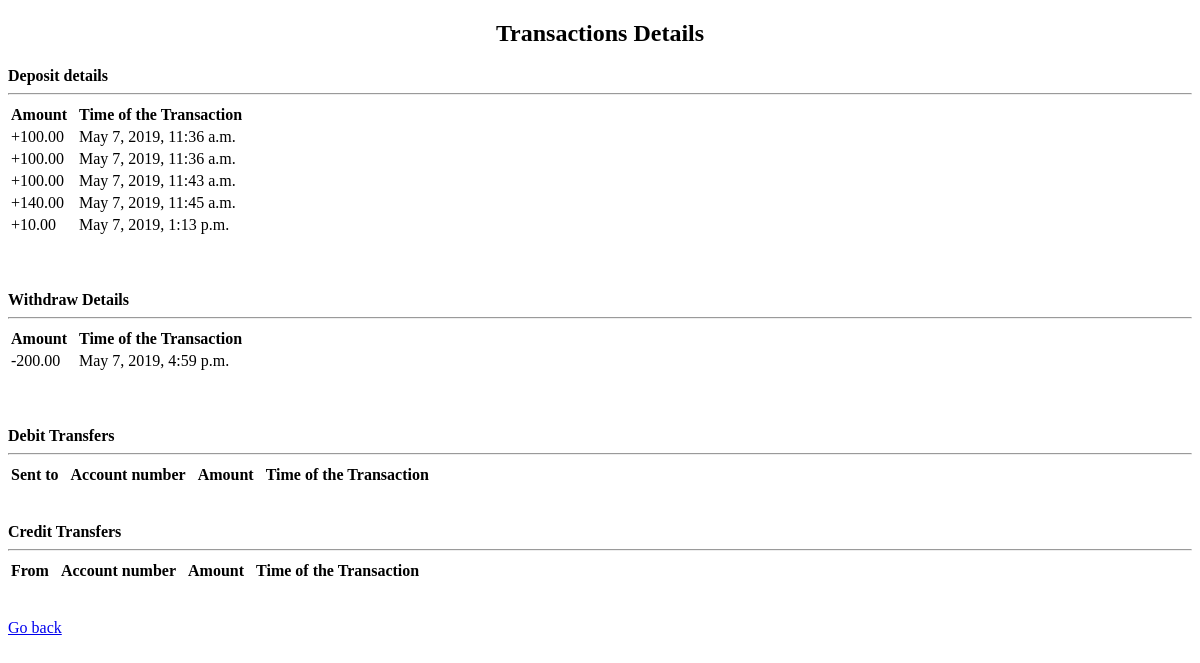
Before: /TransactionDetails/ (signed in) with the older database file.
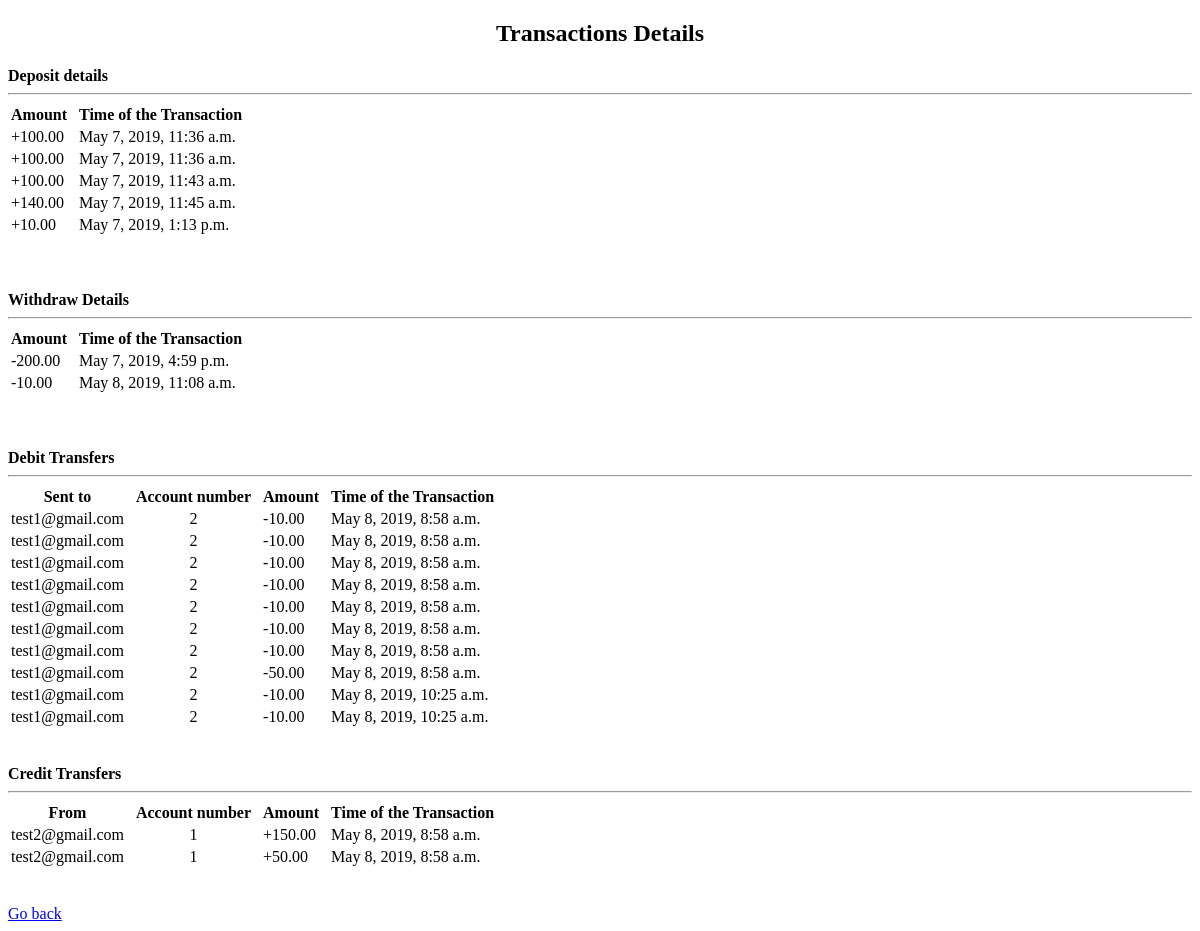
After: the same page with the newer database file.
### DW/models.py (models this page shows, shortened)
class Deposit(models.Model):
    user = models.ForeignKey(
        User,
        related_name='deposits',
        on_delete=models.CASCADE,
    )
    amount = models.DecimalField(
        decimal_places=2,
        max_digits=12,
        validators=[
            MinValueValidator(Decimal('10.00'))
        ]
    )
    timestamp   = models.DateTimeField(auto_now_add=True)

class Withdraw(models.Model):
    user = models.ForeignKey(
        User,
        related_name='withdraw',
        on_delete=models.CASCADE,
    )
    amount = models.DecimalField(
        decimal_places=2,
        max_digits=12,
        validators=[
            MinValueValidator(Decimal('10.00'))
        ]
    )
    timestamp   = models.DateTimeField(auto_now_add=True)

class Transfer(models.Model):
    user = models.ForeignKey(
        User,
        related_name='Transfer',
        on_delete=models.CASCADE,
    )
    sender_id=models.IntegerField()
    amount = models.DecimalField(
        decimal_places=2,
        max_digits=12,
        validators=[
            MinValueValidator(Decimal('10.00'))
        ]
    )
    timestamp   = models.DateTimeField(auto_now_add=True, blank=True, null=True)

### users/models.py (models this page shows)
class CustomUser(AbstractBaseUser, PermissionsMixin):
    account_id     =  models.AutoField(auto_created=True, primary_key=True)
    email          =  models.EmailField(unique=True)
    full_name      =  models.CharField(max_length=20)
    mobile_no      =  models.IntegerField(blank=False)
    date_joined    =  models.DateTimeField(default=timezone.now)
    balance        =  models.IntegerField(default=0)
    is_staff = models.BooleanField(default=False)
    is_active = models.BooleanField(default=True)
    date_of_birth  =  models.DateTimeField(blank=False, default=timezone.now)
    location = (
        ('B', 'Banglore'),
        ('P', 'Pune'),
        ('H', 'Hyderabad'),
        ('D', 'Delhi'),
        ('G', 'Gurugaon'),
    )
    loc = models.CharField(max_length=1, choices=location)
    USERNAME_FIELD = 'email'
    REQUIRED_FIELDS = []
    objects = CustomUserManager()
    def __str__(self):
        return self.email

### trans/views.py (the view)
# urls.py: path('TransactionDetails/', trans),
def trans(request):
    user = request.user
    dep_obj  = Deposit.objects.filter(user=user)
    with_obj = Withdraw.objects.filter(user=user)
    Td_obj   = Transfer.objects.filter(user=user)
    Tc_obj   = Transfer.objects.filter(sender_id=user.account_id)
    context={
        'dep_obj':dep_obj,
        'with_obj':with_obj,
        'Td_obj':Td_obj,
        'Tc_obj':Tc_obj,
    }
    return render(request,'Trans/trans.htm', context)

### templates/Trans/trans.htm (shortened to what this page needs)
<!DOCTYPE html>
<html>
<head>
</head>
<body>
    <h2 align="center">Transactions Details</h2>
    <b>Deposit details</b><hr>
    <table>
        <tr>
          <th>Amount</th>
          <th> &nbsp;</th>
          <th>Time of the Transaction</th>
        </tr>
        {% for i in dep_obj %}
            <tr>
                <td>+{{i.amount}}</td>
                <td> &nbsp;</td>
                <td>{{i.timestamp}}</td>
            </tr>
        {% endfor %}
    </table>
    <br>
    <br>
    <br>
    <b>Withdraw Details</b><hr>
    <table>
        <tr>
          <th>Amount</th>
          <th> &nbsp;</th>
          <th>Time of the Transaction</th>
        </tr>
        {% for i in with_obj %}
            <tr>
                <td>-{{i.amount}}</td>
                <td> &nbsp;</td>
                <td>{{i.timestamp}}</td>
            </tr>
        {% endfor %}
    </table>
    <br>
    <br>
    <br>
    <b>Debit Transfers</b><hr>
    <table>
        <tr>
          <th>Sent to</th>
          <th> &nbsp;</th>
          <th>Account number</th>
          <th> &nbsp;</th>
          <th>Amount</th>
          <th> &nbsp;</th>
          <th>Time of the Transaction</th>
        </tr>
        {% for i in Td_obj %}
            <tr>
                <td>{{i.user}}</td>
                <td> &nbsp;</td>
                <td align="center">{{i.sender_id}}</td>
                <td> &nbsp;</td>
                <td>-{{i.amount}}</td>
                <td> &nbsp;</td>
                <td>{{i.timestamp}}</td>
            </tr>
        {% endfor %}
    </table>
    <br>
    <br>
    <b>Credit Transfers</b><hr>
    <table>
        <tr>
          <th>From</th>
          <th> &nbsp;</th>
          <th>Account number</th>
          <th> &nbsp;</th>
          <th>Amount</th>
          <th> &nbsp;</th>
          <th>Time of the Transaction</th>
        </tr>
        {% for i in Tc_obj %}
            <tr>
                <td>{{i.user}}</td>
                <td> &nbsp;</td>
                <td align="center">{{i.sender_id}}</td>
                <td> &nbsp;</td>
                <td>+{{i.amount}}</td>
                <td> &nbsp;</td>
                <td>{{i.timestamp}}</td>
            </tr>
        {% endfor %}
    </table>
    <br>
    <br>
    <a href="/">Go back</a>
</body>
</html>

Changed rows visible on the page:
added Withdraw: amount "10.00", timestamp "May 8, 2019, 11:08 a.m."
added Transfer: user "test1@gmail.com", sender_id "2", amount "10.00", timestamp "May 8, 2019, 8:58 a.m."
added Transfer: user "test1@gmail.com", sender_id "2", amount "10.00", timestamp "May 8, 2019, 8:58 a.m."
added Transfer: user "test1@gmail.com", sender_id "2", amount "10.00", timestamp "May 8, 2019, 8:58 a.m."
added Transfer: user "test1@gmail.com", sender_id "2", amount "10.00", timestamp "May 8, 2019, 8:58 a.m."
added Transfer: user "test1@gmail.com", sender_id "2", amount "10.00", timestamp "May 8, 2019, 8:58 a.m."
added Transfer: user "test1@gmail.com", sender_id "2", amount "10.00", timestamp "May 8, 2019, 8:58 a.m."
added Transfer: user "test1@gmail.com", sender_id "2", amount "10.00", timestamp "May 8, 2019, 8:58 a.m."
added Transfer: user "test1@gmail.com", sender_id "2", amount "50.00", timestamp "May 8, 2019, 8:58 a.m."
added Transfer: user "test1@gmail.com", sender_id "2", amount "10.00", timestamp "May 8, 2019, 10:25 a.m."
added Transfer: user "test1@gmail.com", sender_id "2", amount "10.00", timestamp "May 8, 2019, 10:25 a.m."
added Transfer: user "test2@gmail.com", sender_id "1", amount "150.00", timestamp "May 8, 2019, 8:58 a.m."
added Transfer: user "test2@gmail.com", sender_id "1", amount "50.00", timestamp "May 8, 2019, 8:58 a.m."
